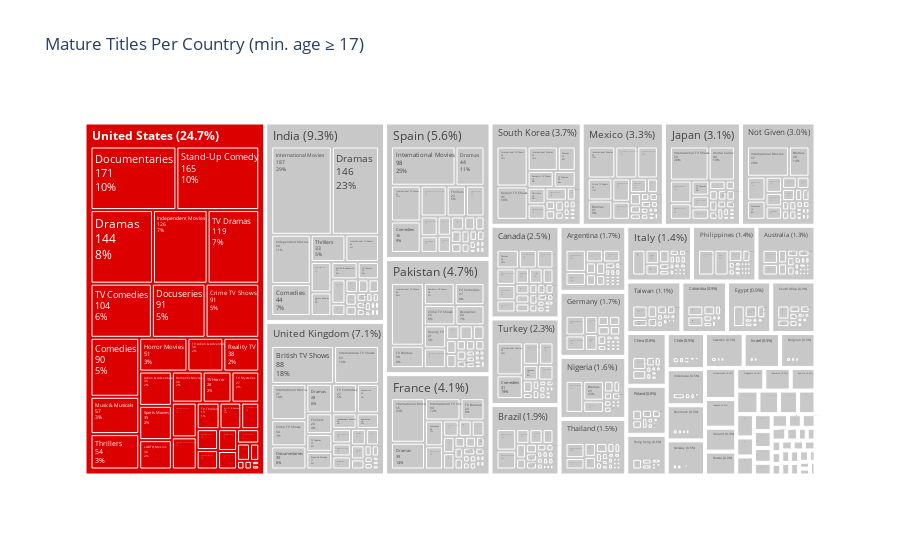

Notebook source saved alongside this figure:
### Code cell
import plotly.express as px

# 🎯 Parameters
MIN_AGE = 17

# ✅ Filter mature content
df_mature = df[df["rating_age"] >= MIN_AGE].copy()
df_mature = df_mature.explode("genres_list")  # one row per genre

# ❌ Drop rows with missing genre or country info
df_mature = df_mature.dropna(subset=["country", "genres_list"])

# 🏆 Determine top country (by count)
country_counts = df_mature["country"].value_counts()
top_country = country_counts.idxmax()
total_titles = country_counts.sum()

# 🧮 Add percentage to label
country_percent = (country_counts / total_titles * 100).round(1)
df_mature["country_label"] = df_mature["country"].apply(
    lambda c: f"{c} ({country_percent[c]}%)" if c in country_percent else c
)

# 🎨 Color scheme (Netflix red for top country)
color_map = {
    c: "rgb(220,0,0)" if c == top_country else "rgb(200,200,200)"
    for c in df_mature["country"].unique()
}

# 📊 Plot Treemap (Initial Version — label only)
fig = px.treemap(
    df_mature,
    path=["country_label", "genres_list"],
    color="country",
    color_discrete_map=color_map,
    title=f"Mature Titles Per Country (min. age ≥ {MIN_AGE})"
)
fig.update_traces(
    texttemplate="%{label}",
    selector=dict(type="treemap")
)

# 📦 Update labels for top country to bold
df_mature["country_label_html"] = df_mature["country_label"].apply(
    lambda label: f"<b>{label}</b>" if top_country in label else label
)

# 📊 Plot Final Treemap (with bold HTML label)
fig = px.treemap(
    df_mature,
    path=["country_label_html", "genres_list"],
    color="country",
    color_discrete_map=color_map,
    title=f"Mature Titles Per Country (min. age ≥ {MIN_AGE})"
)
fig.update_traces(
    textinfo="label+value+percent parent"
)

fig.show()

### Figure 1 — Plotly figure (JSON) as saved in the notebook; plotly's stock layout.template omitted (floating-point values rounded to 4 significant figures; data arrays with more than 128 entries replaced by an {"elided": "..."} marker saying what was removed)
{"data": [{"branchvalues": "total", "customdata": {"elided": "910x1 str values"}, "domain": {"x": [0, 1], "y": [0, 1]}, "hovertemplate": "labels=%{label}<br>count=%{value}<br>parent=%{parent}<br>id=%{id}<br>country=%{customdata[0]}<extra></extra>", "ids": {"elided": "910 str values"}, "labels": {"elided": "910 str values"}, "marker": {"colors": {"elided": "910 str values"}}, "name": "", "parents": {"elided": "910 str values"}, "textinfo": "label+value+percent parent", "type": "treemap", "values": {"elided": "910 int values"}}], "layout": {"legend": {"tracegroupgap": 0}, "title": {"text": "Mature Titles Per Country (min. age ≥ 17)"}}}
